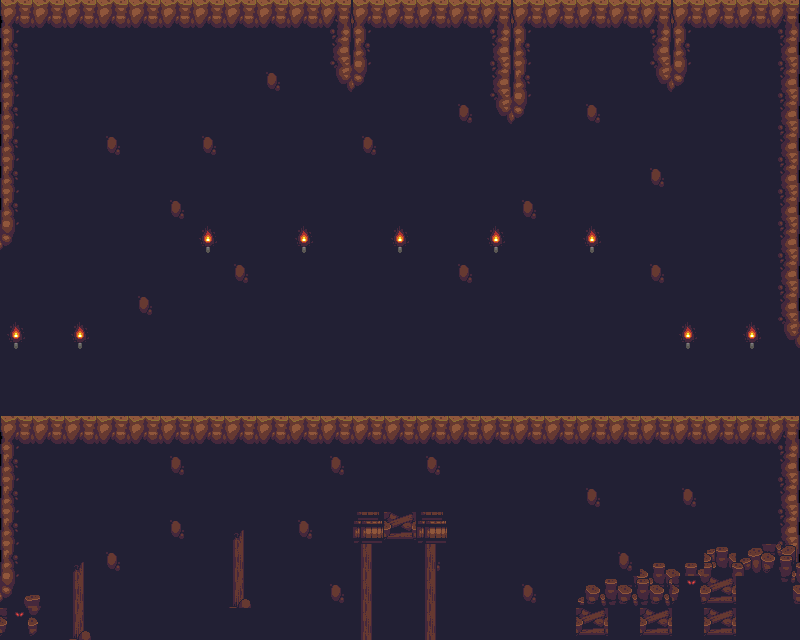

A 2D game scene composited from a Tiled map and its tileset images. What follows is a short description and the map's XML, with every tile layer's data as written:
An orthogonal 25x20 tile map with 32x32 px tiles, 3 tile layers (BG1, BG2, Walkable).

<map version="1.9" tiledversion="1.9.2" orientation="orthogonal" renderorder="right-down" width="25" height="20" tilewidth="32" tileheight="32" infinite="0" nextlayerid="4" nextobjectid="1">
 <tileset firstgid="1" source="cave_tileset.tsx" />
 <layer id="1" name="BG1" width="25" height="20">
  <data encoding="csv">
41,42,42,42,42,42,42,42,42,42,42,42,42,42,42,42,42,42,42,42,42,42,42,42,43,
51,62,62,62,62,62,62,62,62,62,62,62,62,62,62,62,62,62,62,62,62,62,62,62,53,
51,62,62,62,62,62,62,62,52,62,62,62,62,62,62,62,62,62,62,62,62,62,62,62,53,
51,62,62,62,62,62,62,62,62,62,62,62,62,62,52,62,62,62,52,62,62,62,62,62,53,
51,62,62,52,62,62,52,62,62,62,62,52,62,62,62,62,62,62,62,62,62,62,62,62,53,
51,62,62,62,62,62,62,62,62,62,62,62,62,62,62,62,62,62,62,62,52,62,62,62,53,
51,62,62,62,62,52,62,62,62,62,62,62,62,62,62,62,52,62,62,62,62,62,62,62,53,
61,62,62,62,62,62,62,62,62,62,62,62,62,62,62,62,62,62,62,62,62,62,62,62,53,
62,62,62,62,62,62,62,52,62,62,62,62,62,62,52,62,62,62,62,62,52,62,62,62,53,
62,62,62,62,52,62,62,62,62,62,62,62,62,62,62,62,62,62,62,62,62,62,62,62,53,
62,62,62,62,62,62,62,62,62,62,62,62,62,62,62,62,62,62,62,62,62,62,62,62,63,
62,62,62,62,62,62,62,62,62,62,62,62,62,62,62,62,62,62,62,62,62,62,62,62,62,
62,62,62,62,62,62,62,62,62,62,62,62,62,62,62,62,62,62,62,62,62,62,62,62,62,
41,42,42,42,62,62,62,62,62,62,62,62,62,62,62,62,62,62,62,62,62,62,62,62,43,
51,62,62,62,62,52,62,62,62,62,52,62,62,52,62,62,62,62,62,62,62,62,62,62,53,
51,62,62,62,62,62,62,62,62,62,62,62,62,62,62,62,62,62,52,62,62,52,62,62,53,
51,62,62,62,62,52,62,62,62,52,62,62,62,62,62,62,62,62,62,62,62,62,62,62,53,
51,62,62,52,62,62,62,62,62,62,62,62,62,52,62,62,62,62,62,52,62,62,62,62,53,
61,62,62,62,62,62,62,62,62,62,52,62,62,62,62,62,52,62,62,62,62,62,62,62,22,
64,21,62,62,62,62,62,62,62,62,62,62,62,62,62,62,62,62,62,62,62,62,62,62,62
</data>
 </layer>
 <layer id="2" name="BG2" width="25" height="20">
  <data encoding="csv">
0,0,42,42,0,42,42,0,0,0,43,41,0,0,0,43,41,0,0,0,43,41,0,0,0,
0,0,62,62,0,62,62,0,0,0,53,51,0,0,0,53,51,0,0,0,53,51,0,0,0,
0,0,62,62,0,62,62,0,0,0,63,61,0,0,0,53,51,0,0,0,63,61,0,0,0,
0,0,62,62,0,0,0,0,0,0,0,0,0,0,0,63,61,0,0,0,0,0,0,0,0,
0,0,0,0,0,0,0,0,0,0,0,0,0,0,0,0,0,0,0,0,0,0,0,0,0,
0,0,0,0,0,0,0,0,0,0,0,0,0,0,0,0,0,0,0,0,0,0,0,0,0,
0,0,0,0,0,0,0,0,0,0,0,0,0,0,0,0,0,0,0,0,0,0,0,0,0,
0,0,0,0,0,0,48,0,0,48,0,0,48,0,0,48,0,0,48,0,0,0,0,0,0,
0,0,0,0,0,0,0,0,0,0,0,0,0,0,0,0,0,0,0,0,0,0,0,0,0,
0,0,0,0,0,0,0,0,0,0,0,0,0,0,0,0,0,0,0,0,0,0,0,0,0,
48,0,48,0,0,0,0,0,0,0,0,0,0,0,0,0,0,0,0,0,0,48,0,48,0,
0,0,0,0,0,0,0,0,0,0,0,0,0,0,0,0,0,0,0,0,0,0,0,0,0,
0,0,0,0,0,0,0,0,0,0,0,0,0,0,0,0,0,0,0,0,0,0,0,0,0,
0,0,0,0,0,0,0,0,0,0,0,0,0,0,0,0,0,0,0,0,0,0,0,0,0,
0,0,0,0,0,0,0,0,0,0,0,0,0,0,0,0,0,0,0,0,0,0,0,0,0,
0,0,0,0,0,0,0,0,0,0,0,0,0,0,0,0,0,0,0,0,0,0,0,0,0,
0,0,0,0,0,0,0,46,0,0,0,68,65,68,0,0,0,0,0,0,0,0,0,0,0,
0,0,46,0,0,0,0,56,0,0,0,56,0,56,0,0,0,0,0,0,15,15,55,11,12,
1,2,56,0,0,0,0,66,0,0,0,56,0,56,0,0,0,0,23,24,25,64,65,0,22,
0,0,66,0,0,0,0,0,0,0,0,56,0,56,0,0,0,0,65,0,65,0,65,0,0
</data>
 </layer>
 <layer id="3" name="Walkable" width="25" height="20">
  <data encoding="csv">
0,0,0,0,0,0,0,0,0,0,0,0,0,0,0,0,0,0,0,0,0,0,0,0,0,
0,0,0,0,0,0,0,0,0,0,0,0,0,0,0,0,0,0,0,0,0,0,0,0,0,
0,0,0,0,0,0,0,0,0,0,0,0,0,0,0,0,0,0,0,0,0,0,0,0,0,
0,0,0,0,0,0,0,0,0,0,0,0,0,0,0,0,0,0,0,0,0,0,0,0,0,
0,0,0,0,0,0,0,0,0,0,0,0,0,0,0,0,0,0,0,0,0,0,0,0,0,
0,0,0,0,0,0,0,0,0,0,0,0,0,0,0,0,0,0,0,0,0,0,0,0,0,
0,0,0,0,0,0,0,0,0,0,0,0,0,0,0,0,0,0,0,0,0,0,0,0,0,
0,0,0,0,0,0,0,0,0,0,0,0,0,0,0,0,0,0,0,0,0,0,0,0,0,
0,0,0,0,0,0,0,0,0,0,0,0,0,0,0,0,0,0,0,0,0,0,0,0,0,
0,0,0,0,0,0,0,0,0,0,0,0,0,0,0,0,0,0,0,0,0,0,0,0,0,
0,0,0,0,0,0,0,0,0,0,0,0,0,0,0,0,0,0,0,0,0,0,0,0,0,
0,0,0,0,0,0,0,0,0,0,0,0,0,0,0,0,0,0,0,0,0,0,0,0,0,
0,0,0,0,0,0,0,0,0,0,0,0,0,0,0,0,0,0,0,0,0,0,0,0,0,
41,42,42,42,42,42,42,42,42,42,42,42,42,42,42,42,42,42,42,42,42,42,42,42,43,
0,0,0,0,0,0,0,0,0,0,0,0,0,0,0,0,0,0,0,0,0,0,0,0,0,
0,0,0,0,0,0,0,0,0,0,0,0,0,0,0,0,0,0,0,0,0,0,0,0,0,
0,0,0,0,0,0,0,0,0,0,0,0,0,0,0,0,0,0,0,0,0,0,0,0,0,
0,0,0,0,0,0,0,0,0,0,0,0,0,0,0,0,0,0,0,0,0,0,0,0,0,
0,0,0,0,0,0,0,0,0,0,0,0,0,0,0,0,0,0,0,0,0,0,0,0,0,
0,0,0,0,0,0,0,0,0,0,0,0,0,0,0,0,0,0,0,0,0,0,0,0,0
</data>
 </layer>
</map>
